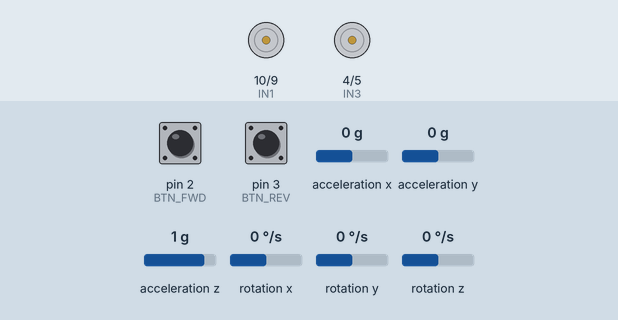
Simulated run of this sketch. Board: Arduino Uno, built with avr-gcc and run on an emulated ATmega328P. On the bench: motor-driver pin pairs drawn as motors (green arrow = first pin HIGH = forward, orange = second pin HIGH = backward, longer = more drive, scaled by the enable pin). Inputs (shaded band) come from the test bench; at power-on: pin 2 (BTN_FWD) LOW, pin 3 (BTN_REV) LOW, acceleration x 0 g, acceleration y 0 g, acceleration z 1 g, rotation x 0 °/s, rotation y 0 °/s, rotation z 0 °/s. What the sketch prints to the serial monitor is not drawn.

Above: at 1.2 s.
1.3 s: pin 2 (BTN_FWD) pulled HIGH for 0.15 s
At 2.0 s:
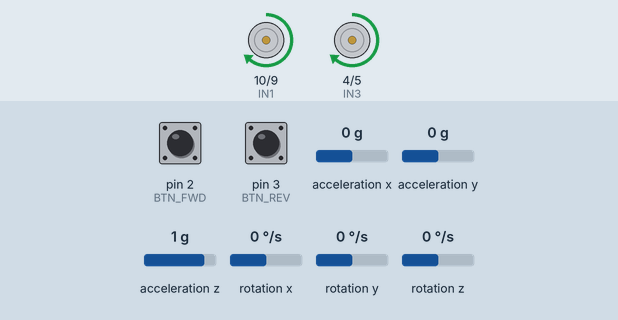
4.4 s: pin 3 (BTN_REV) pulled HIGH for 0.15 s
At 5.6 s:
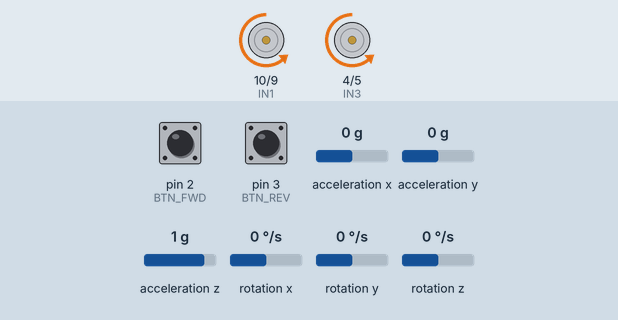
7.5 s: pin 3 (BTN_REV) pulled HIGH for 1 s
At 10.6 s:
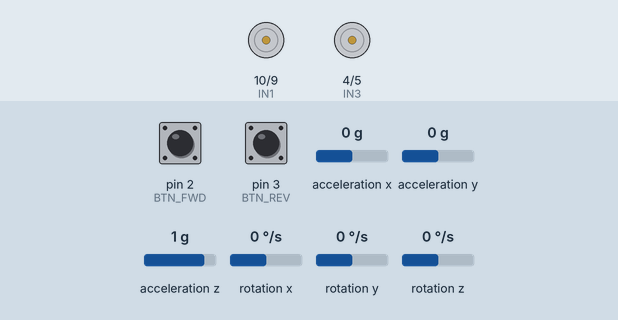
10.9 s: pin 3 (BTN_REV) pulled HIGH for 3.2 s
At 11.7 s:
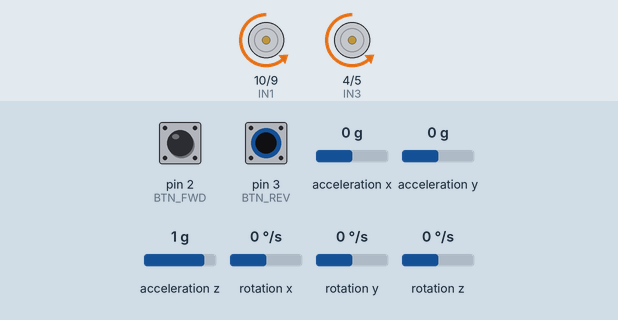
Timing chart, 0 to 14.4 s (numbered marks = the images above; inputs shaded):
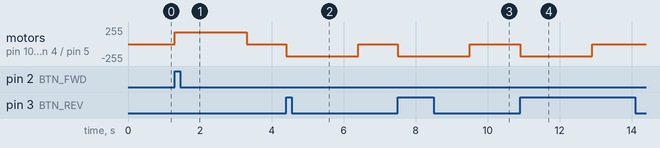

Measured:
- after the input at 1.3 s, motor on pin 10 (IN1) / pin 9 (IN2), motor on pin 4 (IN3) / pin 5 (IN4): stopped → forward 180/255 at once, → stopped 2.0 s later
- after the input at 4.4 s, motor on pin 10 (IN1) / pin 9 (IN2), motor on pin 4 (IN3) / pin 5 (IN4): stopped → backward 180/255 at once, → stopped 2.0 s later
- after the input at 7.5 s, motor on pin 10 (IN1) / pin 9 (IN2), motor on pin 4 (IN3) / pin 5 (IN4): stopped → backward 180/255 at once, → stopped 2.0 s later
- after the input at 10.9 s, motor on pin 10 (IN1) / pin 9 (IN2), motor on pin 4 (IN3) / pin 5 (IN4): stopped → backward 180/255 at once, → stopped 2.0 s later

The sketch:

Codigo_arduino_Funbio_motor-mpu.ino
```cpp
#include <Wire.h>
#include <MPU9250.h>

// ------------------ IMU ------------------
MPU9250 mpu;                 // Librería tipo hideakitai
const uint8_t MPU_ADDR = 0x68; // 0x69 si AD0=HIGH
const unsigned long IMU_PERIOD_MS = 100; // cada 100 ms
unsigned long tIMU = 0;

// ------------------ RF (CH4 D0–D3) ------------------
// Usamos SOLO D0 y D1 como botones en pines 2 y 3
const byte BTN_FWD = 2;  // D0 del receptor
const byte BTN_REV = 3;  // D1 del receptor
const bool ACTIVE_HIGH = true;
const unsigned long DEBOUNCE_MS = 50;
bool lastFwd = false, lastRev = false;
unsigned long tDebounce = 0;

// ------------------ L298N ------------------
const byte ENA = 11 ;  // PWM canal A
const byte IN1 = 10;
const byte IN2 = 9;
const byte ENB = 6;   // PWM canal B
const byte IN3 = 4;
const byte IN4 = 5;

const byte SPEED_PWM = 180;
const unsigned long RUN_MS = 2000;

bool running = false;
int dir = 0; // 1 = adelante, -1 = atrás, 0 = parado
unsigned long tEnd = 0;

// ------------------ Helpers ------------------
inline bool btnRead(byte pin) {
  bool v = digitalRead(pin);
  return ACTIVE_HIGH ? v : !v;
}

void startRun(int d) {
  dir = d;
  if (dir == 1) {
    // Adelante: ambos motores mismo sentido
    digitalWrite(IN1, HIGH); digitalWrite(IN2, LOW);
    digitalWrite(IN3, HIGH); digitalWrite(IN4, LOW);
  } else {
    // Atrás
    digitalWrite(IN1, LOW);  digitalWrite(IN2, HIGH);
    digitalWrite(IN3, LOW);  digitalWrite(IN4, HIGH);
  }
  analogWrite(ENA, SPEED_PWM);
  analogWrite(ENB, SPEED_PWM);
  running = true;
  tEnd = millis() + RUN_MS;
}

void stopMotors() {
  analogWrite(ENA, 0);
  analogWrite(ENB, 0);
  // Freno activo (ambos LOW)
  digitalWrite(IN1, LOW); digitalWrite(IN2, LOW);
  digitalWrite(IN3, LOW); digitalWrite(IN4, LOW);
  running = false;
  dir = 0;
}

// ------------------ Setup ------------------
void setup() {
  Serial.begin(115200);

  // RF botones
  if (ACTIVE_HIGH) {
    pinMode(BTN_FWD, INPUT);
    pinMode(BTN_REV, INPUT);
  } else {
    pinMode(BTN_FWD, INPUT_PULLUP);
    pinMode(BTN_REV, INPUT_PULLUP);
  }

  // L298N
  pinMode(ENA, OUTPUT); pinMode(IN1, OUTPUT); pinMode(IN2, OUTPUT);
  pinMode(ENB, OUTPUT); pinMode(IN3, OUTPUT); pinMode(IN4, OUTPUT);
  stopMotors();

  // IMU
  Wire.begin();
  delay(50);
  if (!mpu.setup(MPU_ADDR)) {
    Serial.println(F("Error al iniciar MPU9250 (revisa direccion 0x68/0x69 y cableado)"));
  } else {
    Serial.println(F("MPU9250 listo"));
  }

  Serial.println(F("Sistema listo."));
}

// ------------------ Loop ------------------
void loop() {
  // --------- Lectura de botones y control no bloqueante ----------
  bool fwd = btnRead(BTN_FWD);
  bool rev = btnRead(BTN_REV);

  bool riseFwd = (fwd && !lastFwd);
  bool riseRev = (rev && !lastRev);

  unsigned long now = millis();

  if (!running && (now - tDebounce > DEBOUNCE_MS)) {
    if (riseFwd && !rev) {
      startRun(+1);
      tDebounce = now;
    } else if (riseRev && !fwd) {
      startRun(-1);
      tDebounce = now;
    }
  }

  if (running && now >= tEnd) {
    stopMotors();
  }

  lastFwd = fwd; lastRev = rev;

  // --------- IMU: leer e imprimir cada IMU_PERIOD_MS ----------
  if (now - tIMU >= IMU_PERIOD_MS) {
    tIMU = now;
    if (mpu.update()) {
      float ax = mpu.getAccX(); // en g
      float ay = mpu.getAccY();
      float az = mpu.getAccZ();

      // Estimación simple de ángulos con solo acelerómetro:
      float roll  = atan2(ay, az) * 180.0 / PI;                      // rotación alrededor de X
      float pitch = atan2(-ax, sqrt(ay*ay + az*az)) * 180.0 / PI;    // rotación alrededor de Y

      Serial.print(F("acc[g]: "));
      Serial.print(ax, 3); Serial.print(' ');
      Serial.print(ay, 3); Serial.print(' ');
      Serial.print(az, 3);
      Serial.print(F(" | roll: "));
      Serial.print(roll, 1);
      Serial.print(F(" deg | pitch: "));
      Serial.println(pitch, 1);
    }
  }
}
```
